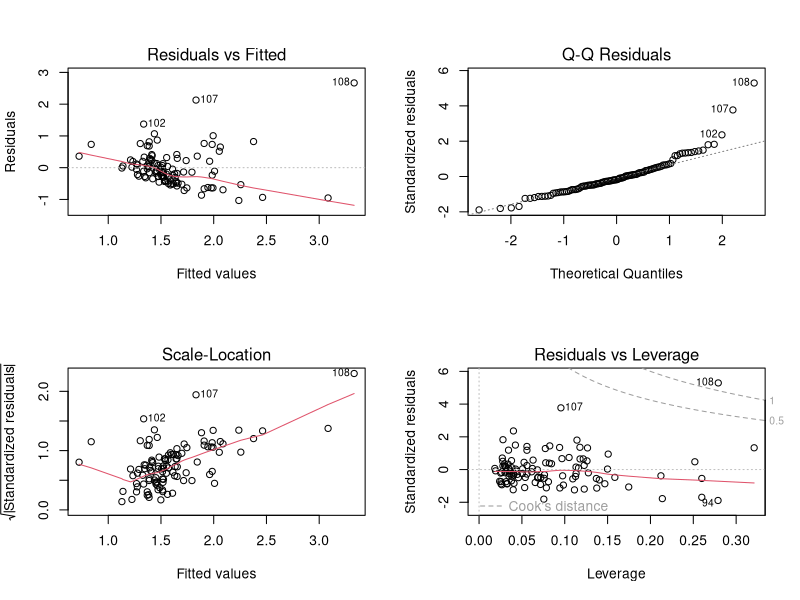
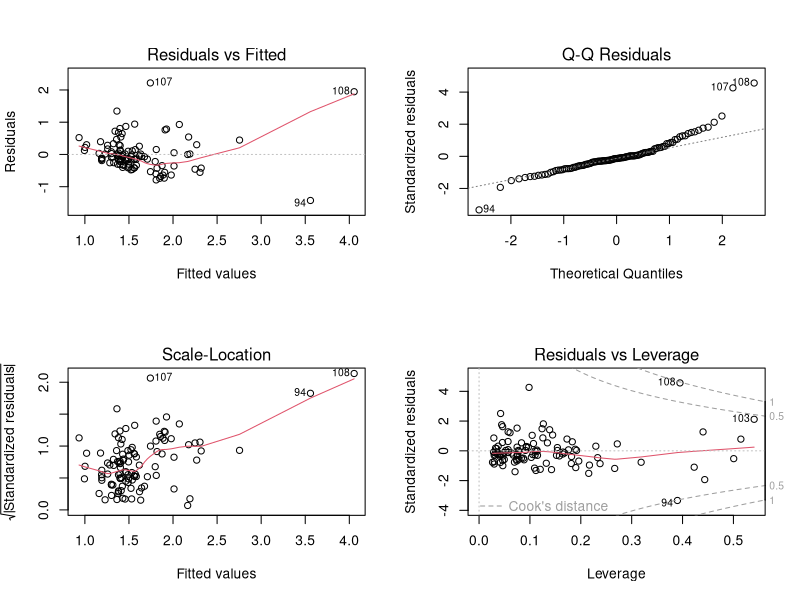
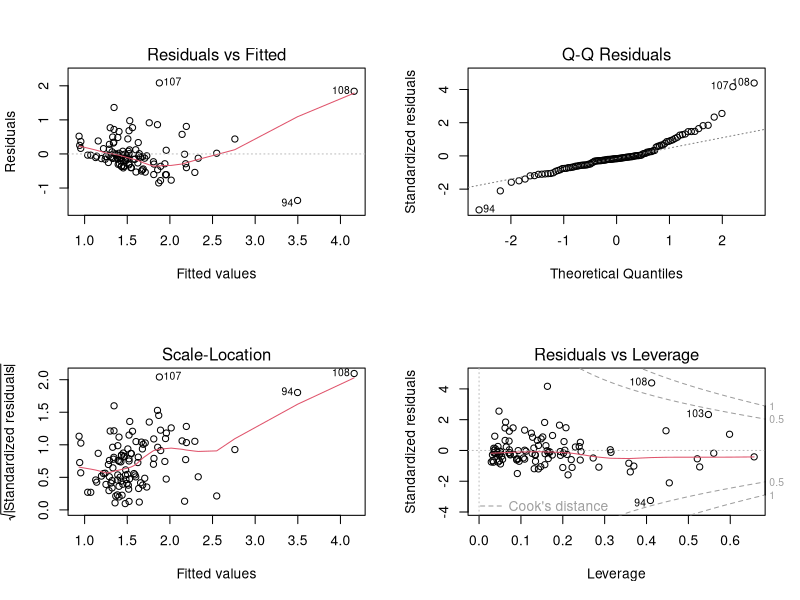

Recreate these plots in R, in order.
dt <- read.csv("dt_covid19_humanRights.csv")

# Correlation analysis
options(digits=2)
cor(dt[,5:14], method="pearson")

# Regression models

model_1 <- lm(DRICs~A1+A2+A3+A4+M1+M2+M3+M4, data=dt)
summary(model_1)

model_2 <- lm(DRICs~A1*P1+A2*P1+A3*P1+A4*P1+M1+M2+M3+M4, data=dt)
summary(model_2)

model_3 <- lm(DRICs~A1*P1+A2*P1+A3*P1+A4*P1+M1*P1+M2*P1+M3*P1+M4*P1, data=dt)
summary(model_3)


par(mfrow=c(2,2))
plot(model_1)
plot(model_2)
plot(model_3)